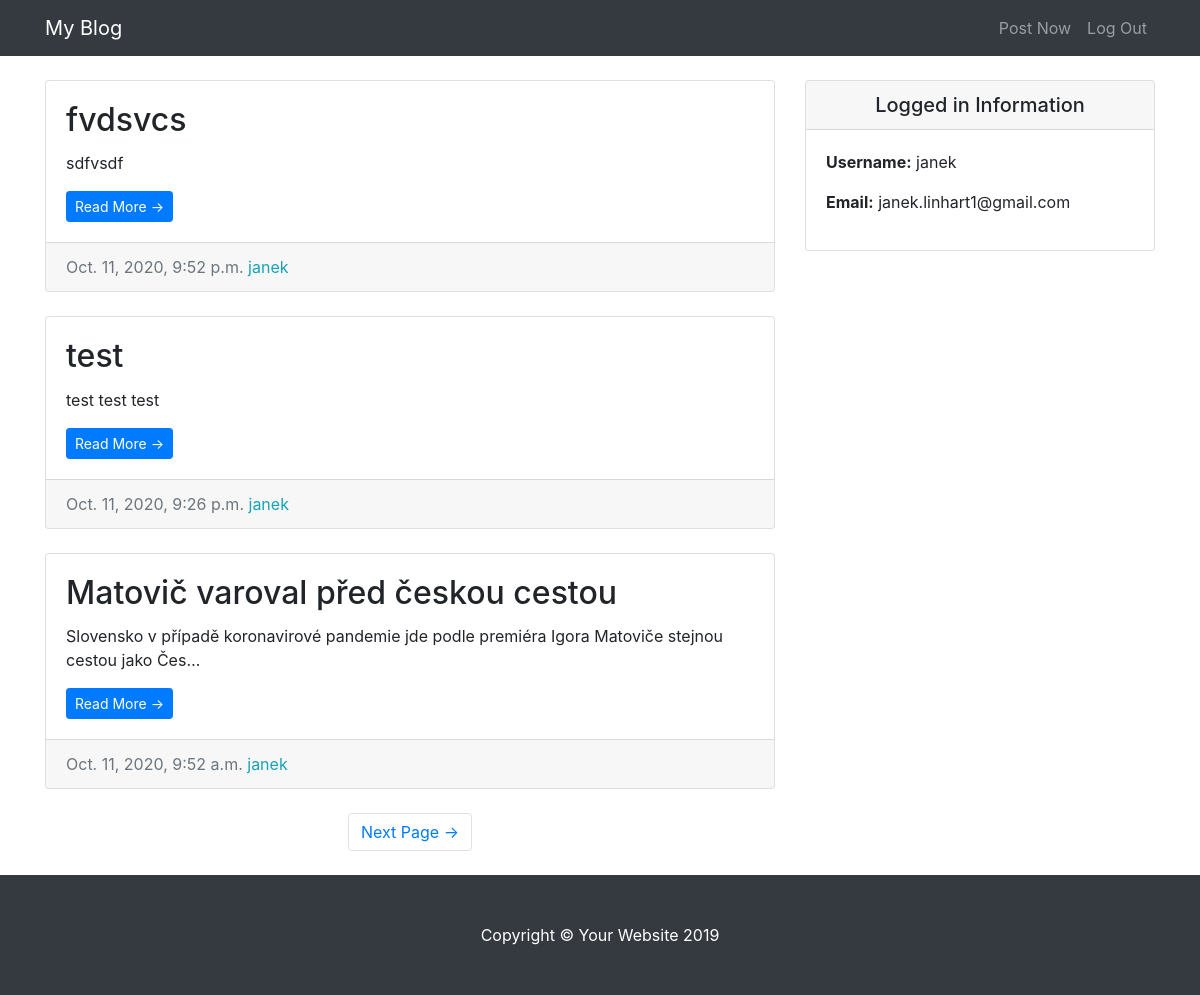
The app's page / (signed in) with its own data.
### entries/models.py (models this page shows, shortened)
class Entry(models.Model):
	entry_title = models.CharField(max_length=50)
	entry_text=models.TextField()
	entry_date=models.DateTimeField(auto_now_add=True)
	entry_author=models.ForeignKey(User, on_delete=models.CASCADE)
	class Meta:
		verbose_name_plural = "entries"

### entries/views.py (the view)
# urls.py: path('', HomeView.as_view(), name='blog-home'),
class HomeView(LoginRequiredMixin,ListView):
    model = Entry
    template_name='entries/index.html'
    context_object_name="blog_entries"
    ordering = ['-entry_date']
    paginate_by=3

### entries/templates/entries/index.html (shortened to what this page needs)
 {%extends "entries/base.html"%}
 {%block content%}
 <div class="col-md-8">
        {%for entry in blog_entries%}
        <div class="card mb-4 mt-4">
          <div class="card-body">
            <h2 class="card-title">{{entry.entry_title}}</h2>
            <p class="card-text">{{entry.entry_text|truncatechars:100}}</p>
            <a href="{%url 'blog-detail' entry.pk%}" class="btn btn-primary btn-sm">Read More &rarr;</a>
          </div>
          <div class="card-footer text-muted">
            {{entry.entry_date}}
            <span class= "text-info mr-2">{{entry.entry_author}}</span>
          </div>
        </div>
{%endfor%}
        {%if is_paginated%}
        <ul class="pagination justify-content-center mb-4">
          {%if page_obj.has_next%}
          <li class="page-item">
            <a class="page-link" href="?page={{page_obj.next_page_number}}">Next Page &rarr;</a>
          </li>
        {%endif%}
        </ul>
         {%endif%}
      </div>
{%endblock%}

### entries/templates/entries/base.html (shortened to what this page needs)
{%load static%}
<!DOCTYPE html>
<html lang="en">
<head>
  <link href="{% static 'entries/vendor/bootstrap/css/bootstrap.min.css'%}" rel="stylesheet">
  <link href="{% static 'entries/css/blog-home.css'%}" rel="stylesheet">
</head>
<body>
  <nav class="navbar navbar-expand-lg navbar-dark bg-dark fixed-top">
    <div class="container">
      <a class="navbar-brand" href="{%url 'blog-home'%}">My Blog</a>
      <div class="collapse navbar-collapse" id="navbarResponsive">
        <ul class="navbar-nav ml-auto">
          <li class="nav-item">
            <a class="nav-link" href="{%url 'blog-create'%}">Post Now</a>
          </li>
          <li class="nav-item">
            <a class="nav-link" href="{% url 'logout'%}">Log Out</a>
          </li>
        </ul>
      </div>
    </div>
  </nav>
  <div class="container">
    <div class="row">
   {%block content%}   {%endblock%}
    <div class="col-md-4">
      <div class="card my-4">
          <h5 class="card-header text-center">Logged in Information</h5>
          <div class="card-body">
            <ul class="list-unstyled mb-0">
                <li>
                    <p> <strong>Username:</strong> {{user.username}} </p>
                </li>
                <li>
                    <p> <strong>Email:</strong> {{user.email}}</p>
                </li>
            </ul>
          </div>
        </div>
      </div>
    </div>
  </div>
  <footer class="py-5 bg-dark">
    <div class="container">
      <p class="m-0 text-center text-white">Copyright &copy; Your Website 2019</p>
    </div>
  </footer>
</body>
</html>

### entries/static/entries/css/blog-home.css (style rules this page uses)
body { padding-top: 56px; }

### records on screen
Entry: entry_title "fvdsvcs", entry_text "sdfvsdf", entry_date "Oct. 11, 2020, 9:52 p.m.", entry_author "janek"
Entry: entry_title "test", entry_text "test test test", entry_date "Oct. 11, 2020, 9:26 p.m.", entry_author "janek"
Entry: entry_title "Matovič varoval před českou cestou", entry_text "Slovensko v případě koronavirové pandemie jde podle premiéra Igora Matoviče stejnou cestou jako Čes…", entry_date "Oct. 11, 2020, 9:52 a.m.", entry_author "janek"

### other values on screen
{{ user.username }} "janek"
{{ user.email }} "janek.linhart1@gmail.com"
